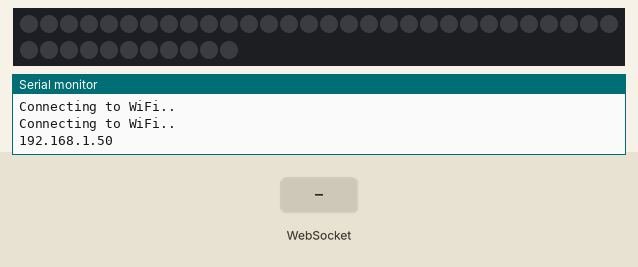
Recording of a sketch running on a simulated ESP32-S2. Parts: 41 RGB LEDs in strip order, left to right, continuing on the next row, the last lines printed to the serial monitor. Inputs (shaded band) come from the test bench. Dim RGB values are drawn brighter than linear; WiFi joins after 1.5 s; servers stay silent unless stated.

Above: at 3.2 s.
3.3 s: WebSocket text "1" received
At 3.8 s:
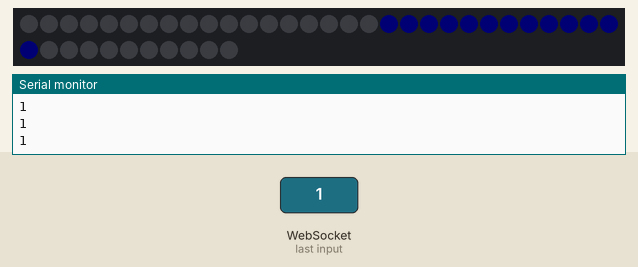
4.8 s: WebSocket text "8" received
At 6.1 s:
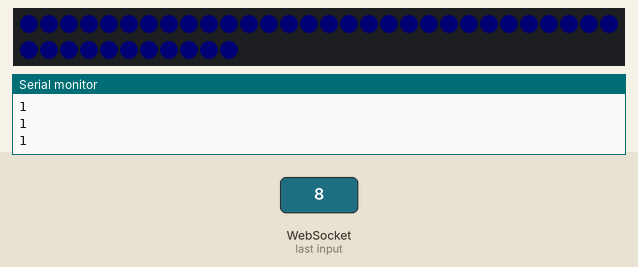
Timing chart, 0 to 7.8 s (numbered marks = the images above; inputs shaded):
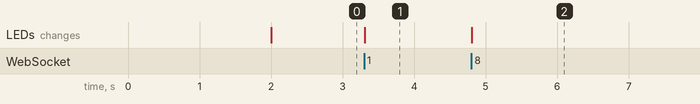

The sketch:

One7SegmentLed_websockt.ino
```cpp
//single addressable led control using previous websocket code


#include <WiFi.h>
#include <AsyncTCP.h>
#include <ESPAsyncWebServer.h>
#include <FastLED.h>

// #define CLK_PIN   43

#define LED_PIN 26    //for ESP32 S2
#define NUM_LEDS 41   // no. of leds in one segment

char no;
CRGB selectedled[NUM_LEDS];
int leds0[NUM_LEDS] = {1,1,1,1,1,1,1,1,1,1,1,1,1,    1,1,1,1,1,   1,1,1,1,1,1,1,1,1,1,1,1,1,   1,1,1,1,1,   0,0,0,0,0};
int leds1[NUM_LEDS] = {0,0,0,0,0,0,0,0,0,0,0,0,0,    0,0,0,0,0,   1,1,1,1,1,1,1,1,1,1,1,1,1,   0,0,0,0,0,   0,0,0,0,0};
int leds2[NUM_LEDS] = {1,0,0,0,0,0,1,1,1,1,1,1,1,    1,1,1,1,1,   1,0,0,0,0,0,1,1,1,1,1,1,1,   1,1,1,1,1,   1,1,1,1,1};
int leds3[NUM_LEDS] = {0,0,0,0,0,0,0,0,0,0,0,0,0,    1,1,1,1,1,   1,1,1,1,1,1,1,1,1,1,1,1,1,   1,1,1,1,1,   1,1,1,1,1};
int leds4[NUM_LEDS] = {1,1,1,1,1,1,1,0,0,0,0,0,0,    0,0,0,0,0,   1,1,1,1,1,1,1,1,1,1,1,1,1,   0,0,0,0,0,   1,1,1,1,1};
int leds5[NUM_LEDS] = {1,1,1,1,1,1,1,0,0,0,0,0,0,    1,1,1,1,1,   1,1,1,1,1,1,1,0,0,0,0,0,1,   1,1,1,1,1,   1,1,1,1,1};
int leds6[NUM_LEDS] = {1,1,1,1,1,1,1,1,1,1,1,1,1,    1,1,1,1,1,   1,1,1,1,1,1,1,0,0,0,0,0,1,   1,1,1,1,1,   1,1,1,1,1};
int leds7[NUM_LEDS] = {1,0,0,0,0,0,0,0,0,0,0,0,0,    0,0,0,0,0,   1,1,1,1,1,1,1,1,1,1,1,1,1,   1,1,1,1,1,   0,0,0,0,0};
int leds8[NUM_LEDS] = {1,1,1,1,1,1,1,1,1,1,1,1,1,    1,1,1,1,1,   1,1,1,1,1,1,1,1,1,1,1,1,1,   1,1,1,1,1,   1,1,1,1,1};
int leds9[NUM_LEDS] = {1,1,1,1,1,1,1,0,0,0,0,0,0,    0,0,0,0,0,   1,1,1,1,1,1,1,1,1,1,1,1,1,   1,1,1,1,1,   1,1,1,1,1};

void copyArray(CRGB*arr1, int*arr2){
  for(int i = 0; i<41; i++){
    //Serial.print(arr2[i]);
    //Serial.print(" ");
    if(arr2[i])
      arr1[i] = 1;
    else
      arr1[i] = 0;
  }
}
#define BRIGHTNESS  96


const char* ssid = "Tani";
const char* password = "tani@123";

//bool ledState = 0;
//const int ledPin = 2;

AsyncWebServer server(80);
AsyncWebSocket ws("/ws");

const char index_html[] PROGMEM = R"rawliteral(
<!DOCTYPE HTML><html>
<head>
  <title>ESP Web Server</title>
  <meta name="viewport" content="width=device-width, initial-scale=1">
  <link rel="icon" href="data:,">
  <style>
  html {
    font-family: Arial, Helvetica, sans-serif;
    text-align: center;
  }
  h1 {
    font-size: 1.8rem;
    color: white;
  }
  h2{
    font-size: 1.5rem;
    font-weight: bold;
    color: #143642;
  }
  .topnav {
    overflow: hidden;
    background-color: #143642;
  }
  body {
    margin: 0;
  }
  .content {
    padding: 30px;
    max-width: 600px;
    margin: 0 auto;
  }
  .card {
    background-color: #F8F7F9;;
    box-shadow: 2px 2px 12px 1px rgba(140,140,140,.5);
    padding-top:10px;
    padding-bottom:20px;
  }
  .button {
    padding: 15px 50px;
    font-size: 24px;
    text-align: center;
    outline: none;
    color: #fff;
    background-color: #0f8b8d;
    border: none;
    border-radius: 5px;
    -webkit-touch-callout: none;
    -webkit-user-select: none;
    -khtml-user-select: none;
    -moz-user-select: none;
    -ms-user-select: none;
    user-select: none;
    -webkit-tap-highlight-color: rgba(0,0,0,0);
   }
   /*.button:hover {background-color: #0f8b8d}*/
   .button:active {
     background-color: #0f8b8d;
     box-shadow: 2 2px #CDCDCD;
     transform: translateY(2px);
   }
   .state {
     font-size: 1.5rem;
     color:#8c8c8c;
     font-weight: bold;
   }
  </style>
<title>ESP Web Server</title>
<meta name="viewport" content="width=device-width, initial-scale=1">
<link rel="icon" href="data:,">
</head>
<body>
  <div class="topnav">
    <h1>ESP WebSocket Server</h1>
  </div>
  <div class="content">
    <div class="card">
      <h2>Output - GPIO 2</h2>

      <p><button ndata="0" class="button">0</button></p>
      <p><button ndata="1" class="button">1</button></p>
      <p><button ndata="2" class="button">2</button></p>
      <p><button ndata="3" class="button">3</button></p>
      <p><button ndata="4" class="button">4</button></p>
      <p><button ndata="5" class="button">5</button></p>
      <p><button ndata="6" class="button">6</button></p>
      <p><button ndata="7" class="button">7</button></p>
      <p><button ndata="8" class="button">8</button></p>
      <p><button ndata="9" class="button">9</button></p>

    </div>
  </div>
<script>
  var gateway = `ws://${window.location.hostname}/ws`;
  var websocket;
  window.addEventListener('load', onLoad);
  function initWebSocket() {
    console.log('Trying to open a WebSocket connection...');
    websocket = new WebSocket(gateway);
    websocket.onopen    = onOpen;
    websocket.onclose   = onClose;
    websocket.onmessage = onMessage; // <-- add this line
  }
  function onOpen(event) {
    console.log('Connection opened');
  }
  function onClose(event) {
    console.log('Connection closed');
    setTimeout(initWebSocket, 2000);
  }
  function onMessage(event) {
    var state;
    if (event.data == "1"){
      state = "ON";
    }
    else{
      state = "OFF";
    }
    document.getElementById('state').innerHTML = state;
  }
  function onLoad(event) {
    initWebSocket();
    initButton();
  }
  function initButton() {
    document.getElementById('button').addEventListener('click', toggle);
  }
  // function toggle(){
  //   websocket.send('toggle');
  // }
function sendnumber(evt){
  let n = evt.target.getAttribute("ndata")
  console.log(n)
   websocket.send(n)
  // let n = element.getAttribute("ndata")
  //   console.log(n)

}
function forEachcallback(ele){

  // console.log(ele.getAttribute("ndata"))
  ele.onclick = sendnumber

}
  document.querySelectorAll(".button").forEach(forEachcallback);
</script>
</body>
</html>

)rawliteral";

void notifyClients() {
  //ws.textAll(String(ledState));
  ws.textAll(String(no));
}

void handleWebSocketMessage(void *arg, uint8_t *data, size_t len) {
  AwsFrameInfo *info = (AwsFrameInfo*)arg;
  if (info->final && info->index == 0 && info->len == len && info->opcode == WS_TEXT) {
    data[len] = 0;
    if (strcmp((char*)data, "0") == 0) {
      no = '0';
      //notifyClients();
      Serial.println(no);
    }
    else if(strcmp((char*)data, "1") == 0){
      no = '1';
      Serial.println(no);
    }
    else if(strcmp((char*)data, "2") == 0){
      no = '2';
    }
    else if(strcmp((char*)data, "3") == 0){
      no = '3';
    }
    else if(strcmp((char*)data, "4") == 0){
      no = '4';
    }
    else if(strcmp((char*)data, "5") == 0){
      no = '5';
    }
    else if(strcmp((char*)data, "6") == 0){
      no = '6';
    }
    else if(strcmp((char*)data, "7") == 0){
      no = '7';
    }
    else if(strcmp((char*)data, "8") == 0){
      no = '8';
    }
    else if(strcmp((char*)data, "9") == 0){
      no = '9';
    }
    notifyClients();
  }
}

void onEvent(AsyncWebSocket *server, AsyncWebSocketClient *client, AwsEventType type,
             void *arg, uint8_t*data, size_t len) {
  switch (type) {
    case WS_EVT_CONNECT:
      Serial.printf("WebSocket client #%u connected from %s\n", client->id(), client->remoteIP().toString().c_str());
      break;
    case WS_EVT_DISCONNECT:
      Serial.printf("WebSocket client #%u disconnected\n", client->id());
      break;
    case WS_EVT_DATA:
      handleWebSocketMessage(arg, data, len);
      break;
    case WS_EVT_PONG:
    case WS_EVT_ERROR:
      break;
  }
}

void initWebSocket() {
  ws.onEvent(onEvent);
  server.addHandler(&ws);
}

// String processor(const String& var){
//   Serial.println(var);
//   if(var == "STATE"){
//     if (ledState){
//       return "ON";
//     }
//     else{
//       return "OFF";
//     }
//   }
//   return String();
// }

void setup(){
  // Serial port for debugging purposes

  FastLED.addLeds<WS2812, LED_PIN, GRB>(selectedled, NUM_LEDS);


  Serial.begin(115200);

  //pinMode(ledPin, OUTPUT);
  //digitalWrite(ledPin, LOW);

  // Connect to Wi-Fi
  WiFi.begin(ssid, password);
  while (WiFi.status() != WL_CONNECTED) {
    delay(1000);
    Serial.println("Connecting to WiFi..");
  }

  // Print ESP Local IP Address
  Serial.println(WiFi.localIP());

  initWebSocket();

  // Route for root / web page
  server.on("/", HTTP_GET, [](AsyncWebServerRequest *request){
    request->send_P(200, "text/html", index_html /*processor*/);
  });

  // Start server
  server.begin();
}

void loop() {
  ws.cleanupClients();
  //digitalWrite(ledPin, ledState);

  //no = Serial.read();
    switch(no)
    {
      case '0' :
      copyArray(selectedled, leds0);
      //Serial.println(0);
      break;
      case '1' :
      copyArray(selectedled, leds1);
      Serial.println(1);
      break;
      case '2' :
      copyArray(selectedled, leds2);
      break;
      case '3' :
      copyArray(selectedled, leds3);
      break;
      case '4' :
      copyArray(selectedled, leds4);
      break;
      case '5' :
      copyArray(selectedled, leds5);
      break;
      case '6' :
      copyArray(selectedled, leds6);
      break;
      case '7' :
      copyArray(selectedled, leds7);
      break;
      case '8' :
      copyArray(selectedled, leds8);
      break;
      case '9' :
      copyArray(selectedled, leds9);
      break;
      // default:
      // Serial.println("verify");
      // break;
    }

  FastLED.show();
}
```

Measured:
- after the input at 3.3 s, the LEDs: change at once (image 1)
- after the input at 4.8 s, the LEDs: change at once (image 2)
